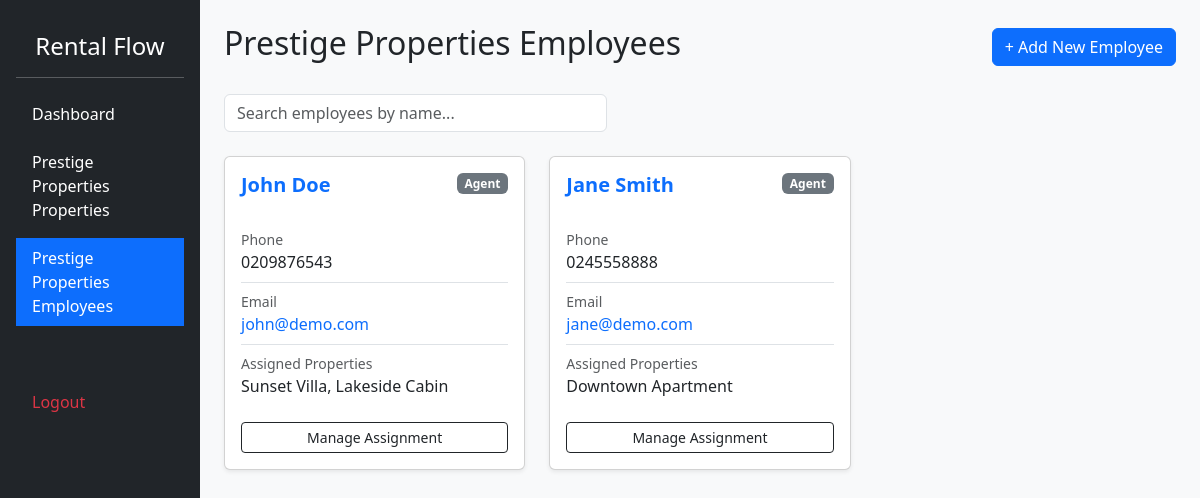
/manage_employees.php (signed in), run on the app's committed database.
### tables this page shows
CREATE TABLE `employees` (
  `employee_id` int(11) NOT NULL,
  `employee_name` varchar(100) NOT NULL,
  `employee_email` varchar(100) NOT NULL,
  `employee_password` varchar(255) DEFAULT NULL,
  `employee_phone` varchar(20) DEFAULT NULL,
  `manager_id` int(11) DEFAULT NULL
);

### manage_employees.php (the view, shortened to what this page needs)
<?php
$manager_id = $_SESSION['user_id'];
$conn = getDBConnection();
$sql = "SELECT e.*, GROUP_CONCAT(p.property_name SEPARATOR ', ') as assigned_properties
        FROM employees e
        LEFT JOIN properties p ON e.employee_id = p.employee_id
        WHERE e.manager_id = ?
        GROUP BY e.employee_id";
$stmt = $conn->prepare($sql);
$stmt->bind_param("i", $manager_id);
$stmt->execute();
$employees = $stmt->get_result();
?>
<!DOCTYPE html>
<html lang="en">
<head>
    <link href="https://cdn.jsdelivr.net/npm/bootstrap@5.3.3/dist/css/bootstrap.min.css" rel="stylesheet">
</head>
<body class="bg-light">
<div class="container-fluid">
    <div class="row">
        <nav class="col-md-3 col-lg-2 d-md-block bg-dark sidebar text-white p-3 min-vh-100">
            <h4 class="text-center my-3">Rental Flow</h4>
            <hr>
            <ul class="nav flex-column">
                <li class="nav-item mb-2">
                    <a class="nav-link text-white" href="manager_dashboard.php">Dashboard</a>
                </li>
                <li class="nav-item mb-2">
                    <a class="nav-link text-white" href="manage_properties.php"><?php echo htmlspecialchars($_SESSION['business']) ?> Properties</a>
                </li>
                <li class="nav-item mb-2">
                    <a class="nav-link text-white active bg-primary" href="manage_employees.php"><?php echo htmlspecialchars($_SESSION['business']) ?> Employees</a>
                </li>
                <li class="nav-item mt-5">
                    <a class="nav-link text-danger" href="logout.php">Logout</a>
                </li>
            </ul>
        </nav>
        <main class="col-md-9 ms-sm-auto col-lg-10 px-md-4 py-4">
            <div class="d-flex justify-content-between align-items-center mb-4">
                <h2><?php echo htmlspecialchars($_SESSION['business']) ?> Employees</h2>
                <a href="add_employee.php" class="btn btn-primary">
                    + Add New Employee
                </a>
            </div>
            <div class="row mb-4">
                <div class="col-md-5">
                    <input type="text" id="searchInput" class="form-control" placeholder="Search employees by name...">
                </div>
            </div>
            <div class="row">
                <?php if ($employees->num_rows > 0): ?>
                    <?php while($row = $employees->fetch_assoc()): ?>
                        <div class="col-md-6 col-lg-4 mb-4">
                            <div class="card shadow-sm h-100">
                                <div class="card-body">
                                    <div class="d-flex justify-content-between align-items-start mb-3">
                                        <h5 class="card-title fw-bold text-primary">
                                            <?php echo htmlspecialchars($row['employee_name']); ?>
                                        </h5>
                                        <span class="badge bg-secondary">Agent</span>
                                    </div>
                                    <ul class="list-group list-group-flush">
                                        <li class="list-group-item px-0">
                                            <small class="text-muted d-block">Phone</small>
                                            <?php echo htmlspecialchars($row['employee_phone']); ?>
                                        </li>
                                        <li class="list-group-item px-0">
                                            <small class="text-muted d-block">Email</small>
                                            <a href="mailto:<?php echo htmlspecialchars($row['employee_email']); ?>" class="text-decoration-none">
                                                <?php echo htmlspecialchars($row['employee_email']); ?>
                                            </a>
                                        </li>
                                        <li class="list-group-item px-0">
                                            <small class="text-muted d-block">Assigned Properties</small>
                                            <?php if (!empty($row['assigned_properties'])): ?>
                                                <span class="text-dark">
                                                    <?php echo htmlspecialchars($row['assigned_properties']); ?>
                                                </span>
                                            <?php else: ?>
                                                <span class="text-muted fst-italic">No properties assigned</span>
                                            <?php endif; ?>
                                        </li>
                                    </ul>
                                    <div class="mt-3 d-grid">
                                        <a href="edit_employee.php?id=<?php echo $row['employee_id']; ?>" class="btn btn-outline-dark btn-sm">Manage Assignment</a>
                                    </div>
                                </div>
                            </div>
                        </div>
                    <?php endwhile; ?>
                <?php endif; ?>
            </div>
        </main>
    </div>
</div>
</body>
</html>

### data on the page
employees: employee_name "John Doe", employee_phone "0209876543", employee_email "john@demo.com", assigned_properties "Sunset Villa, Lakeside Cabin"
employees: employee_name "Jane Smith", employee_phone "0245558888", employee_email "jane@demo.com", assigned_properties "Downtown Apartment"

### other printed values
$_SESSION['business'] "Prestige Properties"
